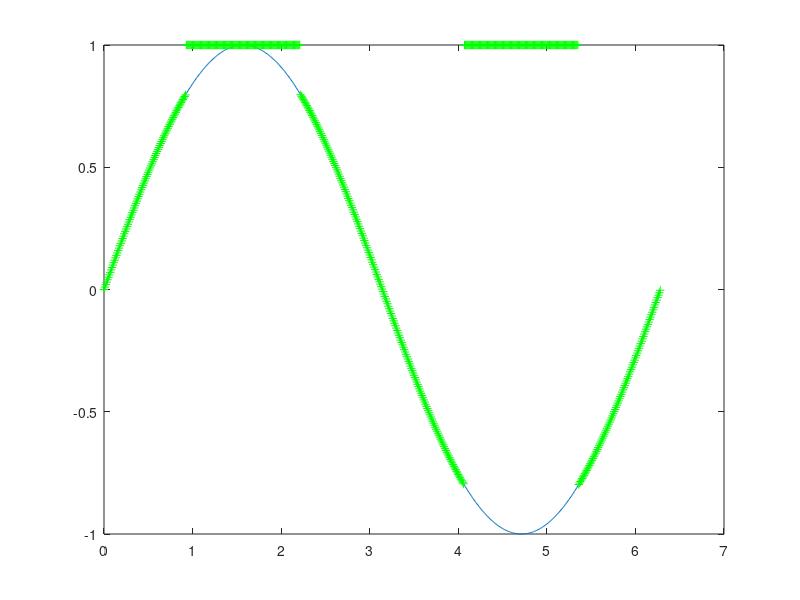

Here is the MATLAB script that generated this plot:
close all;
clear all;

t = 0:1/100:2*pi;
y = sin(t);
figure(1);
plot(t,y); hold on;
foundIdx = abs(y)>0.8;
% purpose - quickly find values |y| > 0.8 and set them to zero
y2 = y;
y2(abs(y)>0.8) = 1
plot(t,y2,'g+');
